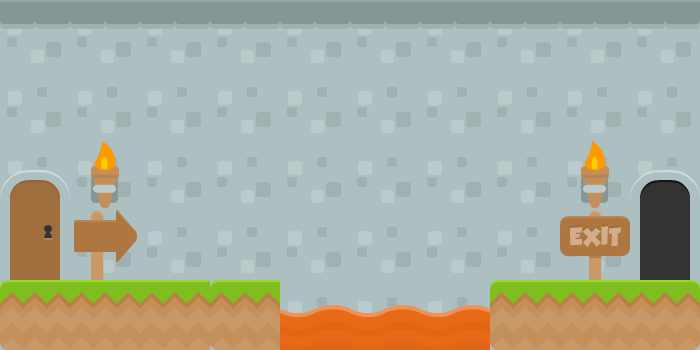

Below is a game level as drawn by its tile map, then a one-line description and the .tmx that defines it (tile-layer data replaced by summaries):
An orthogonal 10x5 tile map with 70x70 px tiles, 2 tile layers (Tile Layer 2, Tile Layer 1), 2 tilesets and 9 objects (player, exit).

<map version="1.1" tiledversion="2018.09.12" orientation="orthogonal" renderorder="right-down" width="10" height="5" tilewidth="70" tileheight="70" infinite="0" nextlayerid="4" nextobjectid="35">
 <tileset firstgid="1" source="kenney_complete_base_tiles_spritesheet.tsx" />
 <tileset firstgid="157" source="kenney_platformerPack_industrial_tilesheet.tsx" />
 <layer id="1" name="Tile Layer 2" width="10" height="5">
  <data>[50 cells, 50 non-empty, 2 distinct tile ids]</data>
 </layer>
 <layer id="2" name="Tile Layer 1" width="10" height="5">
  <data>[50 cells, 20 non-empty, 12 distinct tile ids]</data>
 </layer>
 <objectgroup id="3" name="triggers">
  <object id="1" name="player" x="0" y="210" width="70" height="70">
   <properties>
    <property name="player" type="bool" value="true" />
   </properties>
  </object>
  <object id="2" name="exit" x="630" y="210" width="70" height="70">
   <properties>
    <property name="exit" type="bool" value="true" />
   </properties>
  </object>
  <object id="5" x="0" y="280" width="280" height="70">
   <properties>
    <property name="blockers" value="blrt" />
   </properties>
  </object>
  <object id="12" x="280" y="313" width="210" height="37">
   <properties>
    <property name="lava" type="bool" value="true" />
   </properties>
  </object>
  <object id="15" x="490" y="280" width="210" height="70">
   <properties>
    <property name="blockers" value="blrt" />
   </properties>
  </object>
  <object id="28" x="-70" y="350" width="840" height="70">
   <properties>
    <property name="blockers" value="blrt" />
   </properties>
  </object>
  <object id="29" x="-70" y="-70" width="840" height="70">
   <properties>
    <property name="blockers" value="blrt" />
   </properties>
  </object>
  <object id="31" x="-70" y="0" width="70" height="350">
   <properties>
    <property name="blockers" value="blrt" />
   </properties>
  </object>
  <object id="34" x="700" y="0" width="70" height="350">
   <properties>
    <property name="blockers" value="blrt" />
   </properties>
  </object>
 </objectgroup>
</map>
